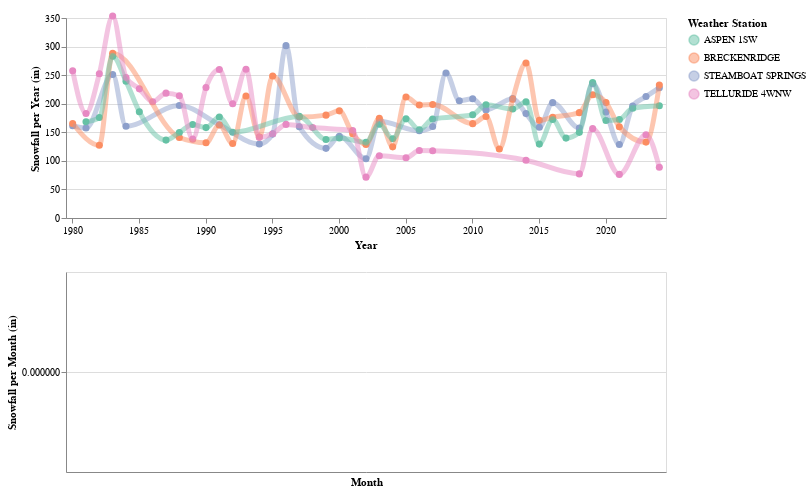

Source (notebook cell):
### Code cell
selection_year = alt.selection_point(
    fields=["year"],
    nearest=True,
    on = "mouseover",
    clear = "mouseout",
    empty=False)

color_year = alt.Color(
    "station:N",
    title="Weather Station",
    scale=alt.Scale(range=pastel2_plus)
)

# --- Year chart ---
year_base = (
    alt.Chart(data_clean)
    .encode(
        x=alt.X(
            "year:O",
            title="Year",
            axis=alt.Axis(
                labelAngle=0,
                values= tick_values
            )
        ),
        y=alt.Y(
            "sum(snowfall):Q",
            title="Snowfall per Year (in)",
            scale=alt.Scale(domain=[0, 350])
            ),
        color=color_year
    )
    .transform_filter("datum.complete == true")
    .properties(**chart_opts)
)

year_point = year_base.mark_circle(**point_opts).add_params(selection_year).encode(tooltip=["year:O"])
year_line  = year_base.mark_line(**line_opts)
year_rule = (
    year_base
    .mark_rule(color="gray", strokeWidth=1)
    .encode(
        opacity=alt.condition(
            selection_year,
            alt.value(0.5),   # visible on hover
            alt.value(0)      # invisible otherwise
        ),
    )
)

year = year_point + year_line + year_rule

# --- Month chart ---
month_base = (
    alt.Chart(data_clean)
    .encode(
        x=alt.X(
            "date:T",
            timeUnit = "month",
            title = "Month"
        ),
        y=alt.Y(
            "snowfall:Q",
            title="Snowfall per Month (in)"
        ),
        color=color_year
    )
    .transform_filter(selection_year)
    .transform_filter("datum.complete == true")
    .properties(**chart_opts)
)

month_point = month_base.mark_circle(**point_opts)
month_line  = month_base.mark_line(**line_opts)
month = month_point + month_line

# --- Stack vertically with fixed size ---
chart = year & month
chart

### Figure 1 — Vega-Lite specification as saved in the notebook (floating-point values rounded to 4 significant figures; data arrays with more than 128 entries replaced by an {"elided": "..."} marker saying what was removed)
{"config": {"view": {"continuousWidth": 300, "continuousHeight": 300}}, "vconcat": [{"layer": [{"mark": {"type": "circle", "size": 50}, "encoding": {"color": {"field": "station", "scale": {"range": ["#66C2A5", "#FC8D62", "#8DA0CB", "#E78AC3", "#A6D854", "#FFD92F", "#E5C494", "#B3B3B3"]}, "title": "Weather Station", "type": "nominal"}, "tooltip": [{"field": "year", "type": "ordinal"}], "x": {"axis": {"labelAngle": 0, "values": [1980, 1985, 1990, 1995, 2000, 2005, 2010, 2015, 2020]}, "field": "year", "title": "Year", "type": "ordinal"}, "y": {"aggregate": "sum", "field": "snowfall", "scale": {"domain": [0, 350]}, "title": "Snowfall per Year (in)", "type": "quantitative"}}, "name": "view_10", "transform": [{"filter": "datum.complete == true"}]}, {"mark": {"type": "line", "interpolate": "monotone", "opacity": 0.5, "strokeWidth": 5}, "encoding": {"color": {"field": "station", "scale": {"range": ["#66C2A5", "#FC8D62", "#8DA0CB", "#E78AC3", "#A6D854", "#FFD92F", "#E5C494", "#B3B3B3"]}, "title": "Weather Station", "type": "nominal"}, "x": {"axis": {"labelAngle": 0, "values": [1980, 1985, 1990, 1995, 2000, 2005, 2010, 2015, 2020]}, "field": "year", "title": "Year", "type": "ordinal"}, "y": {"aggregate": "sum", "field": "snowfall", "scale": {"domain": [0, 350]}, "title": "Snowfall per Year (in)", "type": "quantitative"}}, "transform": [{"filter": "datum.complete == true"}]}, {"mark": {"type": "rule", "color": "gray", "strokeWidth": 1}, "encoding": {"color": {"field": "station", "scale": {"range": ["#66C2A5", "#FC8D62", "#8DA0CB", "#E78AC3", "#A6D854", "#FFD92F", "#E5C494", "#B3B3B3"]}, "title": "Weather Station", "type": "nominal"}, "opacity": {"condition": {"param": "param_11", "value": 0.5, "empty": false}, "value": 0}, "x": {"axis": {"labelAngle": 0, "values": [1980, 1985, 1990, 1995, 2000, 2005, 2010, 2015, 2020]}, "field": "year", "title": "Year", "type": "ordinal"}, "y": {"aggregate": "sum", "field": "snowfall", "scale": {"domain": [0, 350]}, "title": "Snowfall per Year (in)", "type": "quantitative"}}, "transform": [{"filter": "datum.complete == true"}]}], "height": 200, "width": 600}, {"layer": [{"mark": {"type": "circle", "size": 50}, "encoding": {"color": {"field": "station", "scale": {"range": ["#66C2A5", "#FC8D62", "#8DA0CB", "#E78AC3", "#A6D854", "#FFD92F", "#E5C494", "#B3B3B3"]}, "title": "Weather Station", "type": "nominal"}, "x": {"field": "date", "timeUnit": "month", "title": "Month", "type": "temporal"}, "y": {"field": "snowfall", "title": "Snowfall per Month (in)", "type": "quantitative"}}, "transform": [{"filter": {"param": "param_11", "empty": false}}, {"filter": "datum.complete == true"}]}, {"mark": {"type": "line", "interpolate": "monotone", "opacity": 0.5, "strokeWidth": 5}, "encoding": {"color": {"field": "station", "scale": {"range": ["#66C2A5", "#FC8D62", "#8DA0CB", "#E78AC3", "#A6D854", "#FFD92F", "#E5C494", "#B3B3B3"]}, "title": "Weather Station", "type": "nominal"}, "x": {"field": "date", "timeUnit": "month", "title": "Month", "type": "temporal"}, "y": {"field": "snowfall", "title": "Snowfall per Month (in)", "type": "quantitative"}}, "transform": [{"filter": {"param": "param_11", "empty": false}}, {"filter": "datum.complete == true"}]}], "height": 200, "width": 600}], "data": {"name": "data-d6d8e3987993f887e68b5745a63f859f"}, "params": [{"name": "param_11", "select": {"type": "point", "clear": "mouseout", "fields": ["year"], "nearest": true, "on": "mouseover"}, "views": ["view_10"]}], "$schema": "https://vega.github.io/schema/vega-lite/v5.20.1.json", "datasets": {"data-d6d8e3987993f887e68b5745a63f859f": {"elided": "2160 records"}}}
